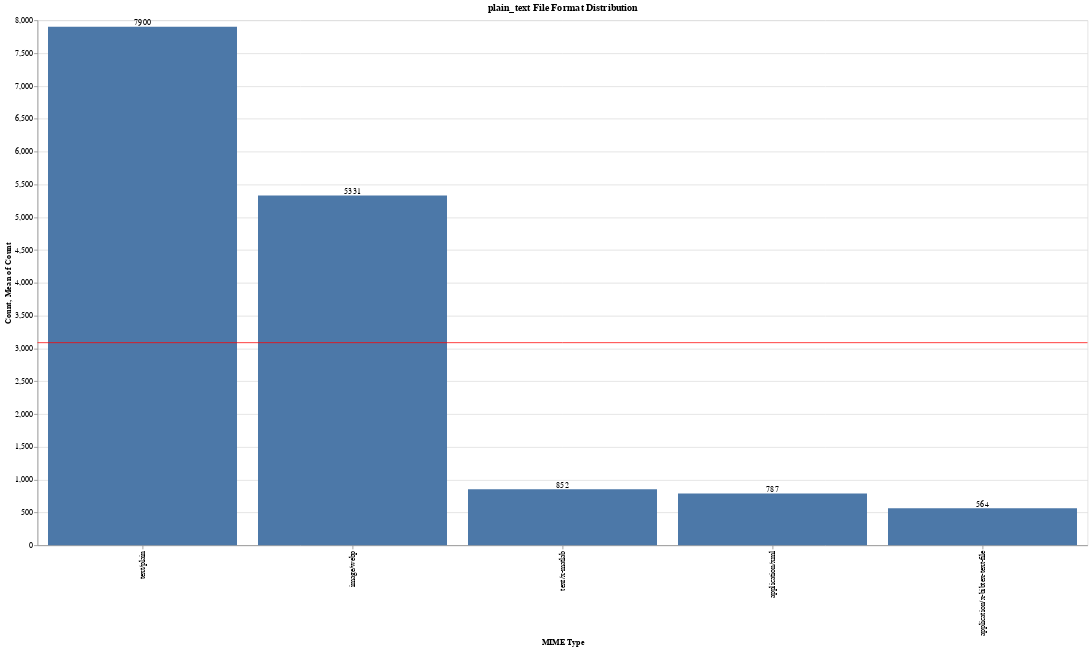

This figure's notebook cell:
### Markdown cell above
### How about a file format distribution?

What _kind_ of plain text files are present? We can discover this by checking their "media type", or [MIME type](https://en.wikipedia.org/wiki/Media_type).

### Code cell
plain_text_mime_types = (
    plain_text["mime_type_tika"]
    .value_counts()
    .head(5)
    .rename_axis("MIME Type")
    .reset_index(name="Count")
)

plain_text_mimes_bar = (
    alt.Chart(plain_text_mime_types)
    .mark_bar()
    .encode(x=alt.X("MIME Type:O", sort="-y"), y=alt.Y("Count:Q"))
)

plain_text_mime_rule = (
    alt.Chart(plain_text_mime_types).mark_rule(color="red").encode(y="mean(Count):Q")
)

plain_text_mime_text = plain_text_mimes_bar.mark_text(align="center", baseline="bottom").encode(
    text="Count:Q"
)

(plain_text_mimes_bar + plain_text_mime_rule + plain_text_mime_text).properties(
    width=1400, height=700, title="plain_text File Format Distribution"
)

### Figure 1 — Vega-Lite specification as saved in the notebook (floating-point values rounded to 4 significant figures)
{"config": {"view": {"continuousWidth": 400, "continuousHeight": 300}}, "layer": [{"mark": "bar", "encoding": {"x": {"field": "MIME Type", "sort": "-y", "type": "ordinal"}, "y": {"field": "Count", "type": "quantitative"}}}, {"mark": {"type": "rule", "color": "red"}, "encoding": {"y": {"aggregate": "mean", "field": "Count", "type": "quantitative"}}}, {"mark": {"type": "text", "align": "center", "baseline": "bottom"}, "encoding": {"text": {"field": "Count", "type": "quantitative"}, "x": {"field": "MIME Type", "sort": "-y", "type": "ordinal"}, "y": {"field": "Count", "type": "quantitative"}}}], "data": {"name": "data-b8ec37e9f39665790724c02f3fb264ec"}, "height": 700, "title": "plain_text File Format Distribution", "width": 1400, "$schema": "https://vega.github.io/schema/vega-lite/v4.17.0.json", "datasets": {"data-b8ec37e9f39665790724c02f3fb264ec": [{"MIME Type": "text/plain", "Count": 7900}, {"MIME Type": "image/webp", "Count": 5331}, {"MIME Type": "text/x-matlab", "Count": 852}, {"MIME Type": "application/xml", "Count": 787}, {"MIME Type": "application/x-bibtex-text-file", "Count": 564}]}}
